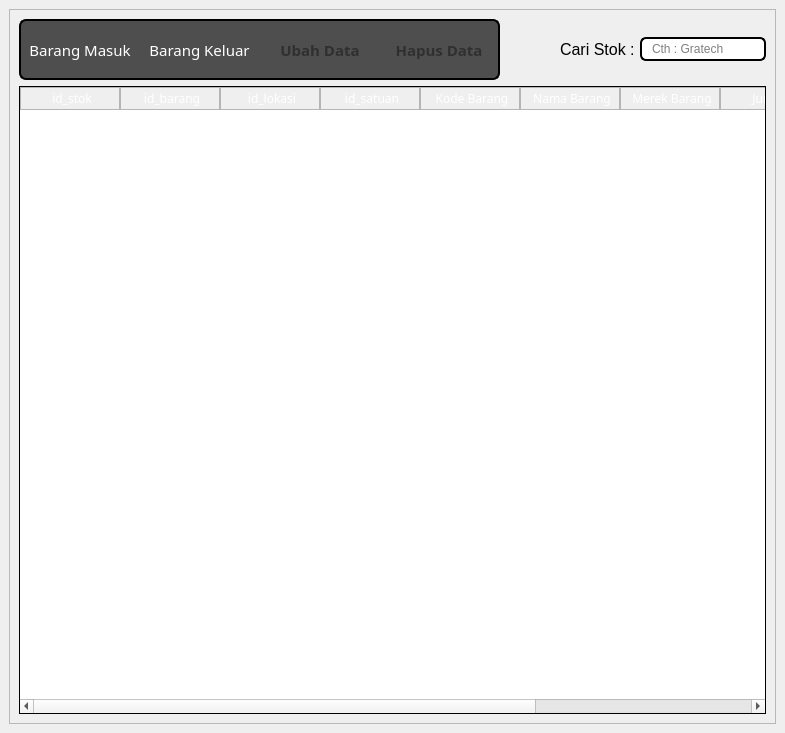
<?xml version="1.0" encoding="UTF-8"?>
<ui version="4.0">
 <class>MainWindow</class>
 <widget class="QMainWindow" name="MainWindow">
  <property name="geometry">
   <rect>
    <x>0</x>
    <y>0</y>
    <width>785</width>
    <height>733</height>
   </rect>
  </property>
  <property name="windowTitle">
   <string>Katalog - PT. Karya Graha Laboratory</string>
  </property>
  <property name="windowIcon">
   <iconset resource="../data/ui/logo.qrc">
    <normaloff>:/newPrefix/logo.png</normaloff>:/newPrefix/logo.png</iconset>
  </property>
  <widget class="QWidget" name="centralwidget">
   <layout class="QVBoxLayout" name="verticalLayout">
    <item>
     <widget class="QFrame" name="frame">
      <property name="styleSheet">
       <string notr="true"/>
      </property>
      <property name="frameShape">
       <enum>QFrame::StyledPanel</enum>
      </property>
      <property name="frameShadow">
       <enum>QFrame::Raised</enum>
      </property>
      <layout class="QVBoxLayout" name="verticalLayout_2">
       <item>
        <layout class="QHBoxLayout" name="horizontalLayout">
         <property name="spacing">
          <number>0</number>
         </property>
         <item>
          <widget class="QPushButton" name="addButton">
           <property name="sizePolicy">
            <sizepolicy hsizetype="Expanding" vsizetype="Expanding">
             <horstretch>0</horstretch>
             <verstretch>0</verstretch>
            </sizepolicy>
           </property>
           <property name="maximumSize">
            <size>
             <width>130</width>
             <height>61</height>
            </size>
           </property>
           <property name="font">
            <font>
             <family>Sans Serif Collection</family>
             <pointsize>11</pointsize>
             <weight>50</weight>
             <italic>false</italic>
             <bold>false</bold>
            </font>
           </property>
           <property name="styleSheet">
            <string notr="true">QPushButton {color:white; background-color:#4E4E4E;border:2px solid black;border-right:0px;
border-top-left-radius: 7px;
border-bottom-left-radius: 7px;
padding: 0 8px;}




QPushButton:hover:!pressed {
 background-color:#262626;
border-style:inset
}

QPushButton:hover {
 background-color:#171717
}


</string>
           </property>
           <property name="text">
            <string>Barang Masuk</string>
           </property>
          </widget>
         </item>
         <item>
          <widget class="QPushButton" name="barangkeluar">
           <property name="sizePolicy">
            <sizepolicy hsizetype="Expanding" vsizetype="Expanding">
             <horstretch>0</horstretch>
             <verstretch>0</verstretch>
            </sizepolicy>
           </property>
           <property name="maximumSize">
            <size>
             <width>130</width>
             <height>61</height>
            </size>
           </property>
           <property name="font">
            <font>
             <family>Sans Serif Collection</family>
             <pointsize>11</pointsize>
            </font>
           </property>
           <property name="styleSheet">
            <string notr="true">QPushButton:disabled {
    color: rgba(0,0, 0, 100)
}

QPushButton {color:white; background-color:#4E4E4E;border:2px solid black;border-right:0px;border-left:0px;
padding: 0 8px;
}

QPushButton:hover:!pressed {
 background-color: #262626;
border-style:inset
}

QPushButton:hover {
 background-color:#171717
}





QPushButton:hover {
  background-color:rgb(61, 61, 61)
}

</string>
           </property>
           <property name="text">
            <string>Barang Keluar</string>
           </property>
          </widget>
         </item>
         <item>
          <widget class="QPushButton" name="editButton">
           <property name="enabled">
            <bool>false</bool>
           </property>
           <property name="sizePolicy">
            <sizepolicy hsizetype="Expanding" vsizetype="Expanding">
             <horstretch>0</horstretch>
             <verstretch>0</verstretch>
            </sizepolicy>
           </property>
           <property name="maximumSize">
            <size>
             <width>130</width>
             <height>61</height>
            </size>
           </property>
           <property name="font">
            <font>
             <family>Sans Serif Collection</family>
             <pointsize>11</pointsize>
             <weight>75</weight>
             <bold>true</bold>
            </font>
           </property>
           <property name="styleSheet">
            <string notr="true">QPushButton:disabled {
    color: rgba(0,0, 0, 100)
}

QPushButton {color:white; background-color:#4E4E4E;border:2px solid black;border-right:0px;border-left:0px;
padding: 0 8px;
}

QPushButton:hover:!pressed {
 background-color: #262626;
border-style:inset
}

QPushButton:hover {
 background-color:#171717
}





QPushButton:hover {
  background-color:rgb(61, 61, 61)
}

</string>
           </property>
           <property name="text">
            <string>Ubah Data</string>
           </property>
          </widget>
         </item>
         <item>
          <widget class="QPushButton" name="deleteButton">
           <property name="enabled">
            <bool>false</bool>
           </property>
           <property name="sizePolicy">
            <sizepolicy hsizetype="Expanding" vsizetype="Expanding">
             <horstretch>0</horstretch>
             <verstretch>0</verstretch>
            </sizepolicy>
           </property>
           <property name="maximumSize">
            <size>
             <width>130</width>
             <height>61</height>
            </size>
           </property>
           <property name="font">
            <font>
             <family>Sans Serif Collection</family>
             <pointsize>11</pointsize>
             <weight>75</weight>
             <bold>true</bold>
            </font>
           </property>
           <property name="styleSheet">
            <string notr="true">QPushButton:disabled {
    color: rgba(0,0, 0, 100)
}

QPushButton {color:white; background-color:#4E4E4E;border:2px solid black;border-left:0px;border-top-right-radius: 7px;
border-bottom-right-radius: 7px;
padding: 0 8px;
}

QPushButton:hover:!pressed {
 background-color: #262626;
border-style:inset
}

QPushButton:hover {
 background-color:#171717
}
</string>
           </property>
           <property name="text">
            <string>Hapus Data</string>
           </property>
          </widget>
         </item>
         <item>
          <spacer name="horizontalSpacer">
           <property name="orientation">
            <enum>Qt::Horizontal</enum>
           </property>
           <property name="sizeType">
            <enum>QSizePolicy::Minimum</enum>
           </property>
           <property name="sizeHint" stdset="0">
            <size>
             <width>60</width>
             <height>20</height>
            </size>
           </property>
          </spacer>
         </item>
         <item>
          <widget class="QLabel" name="label">
           <property name="styleSheet">
            <string notr="true">color:black;</string>
           </property>
           <property name="text">
            <string>&lt;html&gt;&lt;head/&gt;&lt;body&gt;&lt;p&gt;&lt;span style=&quot; font-size:12pt;&quot;&gt;Cari Stok : &lt;/span&gt;&lt;/p&gt;&lt;/body&gt;&lt;/html&gt;</string>
           </property>
          </widget>
         </item>
         <item>
          <widget class="QLineEdit" name="searchField">
           <property name="styleSheet">
            <string notr="true">border: 2px solid black;
border-radius: 6px;
padding: 0 8px;
min-height: 20px ;
max-height:20px;
selection-background-color: gray;
color:black
</string>
           </property>
           <property name="text">
            <string/>
           </property>
           <property name="placeholderText">
            <string>Cth : Gratech</string>
           </property>
          </widget>
         </item>
        </layout>
       </item>
       <item>
        <widget class="QTableWidget" name="stokTable">
         <property name="font">
          <font>
           <family>Sans Serif Collection</family>
          </font>
         </property>
         <property name="styleSheet">
          <string notr="true">QTableWidget{

border: 1px solid black ;

border-color:black;


}


QHeaderView::section {
    background-color: qlineargradient(x1:0, y1:0, x2:0, y2:1,
                                      stop:0 #616161, stop: 0.5 #000000,
                                      stop: 0.6 #000000, stop:1 #656565);
    color: white;
    padding-left: 4px;
    border: 1px solid #B5B5B5;

}


QTableWidget QTableCornerButton::section {
  background-color: qlineargradient(x1:0, y1:0, x2:0, y2:1,
                                      stop:0 #616161, stop: 0.5 #000000,
                                      stop: 0.6 #000000, stop:1 #656565); }


</string>
         </property>
         <property name="sizeAdjustPolicy">
          <enum>QAbstractScrollArea::AdjustToContents</enum>
         </property>
         <property name="editTriggers">
          <set>QAbstractItemView::NoEditTriggers</set>
         </property>
         <property name="dragDropOverwriteMode">
          <bool>false</bool>
         </property>
         <property name="selectionMode">
          <enum>QAbstractItemView::SingleSelection</enum>
         </property>
         <property name="selectionBehavior">
          <enum>QAbstractItemView::SelectRows</enum>
         </property>
         <property name="verticalScrollMode">
          <enum>QAbstractItemView::ScrollPerItem</enum>
         </property>
         <property name="showGrid">
          <bool>true</bool>
         </property>
         <property name="sortingEnabled">
          <bool>false</bool>
         </property>
         <attribute name="horizontalHeaderVisible">
          <bool>true</bool>
         </attribute>
         <attribute name="horizontalHeaderDefaultSectionSize">
          <number>100</number>
         </attribute>
         <attribute name="horizontalHeaderStretchLastSection">
          <bool>true</bool>
         </attribute>
         <column>
          <property name="text">
           <string>id_stok</string>
          </property>
         </column>
         <column>
          <property name="text">
           <string>id_barang</string>
          </property>
         </column>
         <column>
          <property name="text">
           <string>id_lokasi</string>
          </property>
         </column>
         <column>
          <property name="text">
           <string>id_satuan</string>
          </property>
         </column>
         <column>
          <property name="text">
           <string>Kode Barang</string>
          </property>
         </column>
         <column>
          <property name="text">
           <string>Nama Barang</string>
          </property>
         </column>
         <column>
          <property name="text">
           <string>Merek Barang</string>
          </property>
         </column>
         <column>
          <property name="text">
           <string>Jumlah</string>
          </property>
         </column>
         <column>
          <property name="text">
           <string>Keterangan</string>
          </property>
         </column>
         <column>
          <property name="text">
           <string>Lokasi</string>
          </property>
         </column>
        </widget>
       </item>
      </layout>
     </widget>
    </item>
   </layout>
  </widget>
 </widget>
 <resources>
  <include location="../data/font/opensans.qrc"/>
  <include location="../data/ui/logo.qrc"/>
 </resources>
 <connections/>
</ui>
